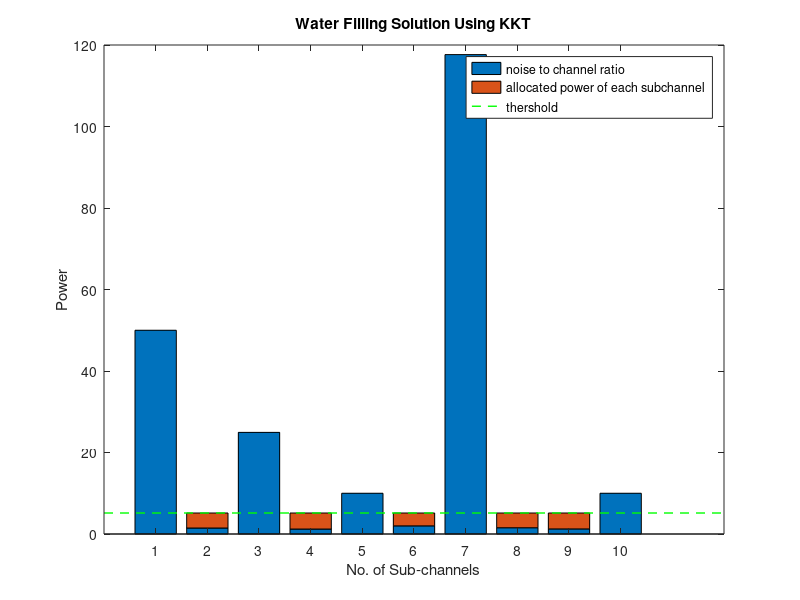

Write MATLAB code to recreate this figure.
clear all;clc;close all;

%% Basic Parameters
lambda = 0.28;
N_c = 10;
N_0 = 1;
h = [.1 + .1i, .2 + .8i, .01 + .2i, .1 + .9i, .3 + .1i, .1 + .7i, .09 + .02i, .1 + .8i, .4 + .8i, .1 + .3i];
abs_h_square = abs(h).^2;

%% Power allocation based on KKT Condition
P_n = 1/(lambda * log(2)) - N_0./abs_h_square;

% Setting elements of P_n less than 0 to 0
P_n(P_n < 0) = 0;

%% Plotting the optimal power allocations
carrierNoise = N_0 ./ abs_h_square;
carrierpower = P_n;
bar([carrierNoise; carrierpower].', 'stacked');

% Add a baseline
thershold = 1./ (lambda* log(2));
line(xlim, [thershold thershold], 'Color', 'g', 'LineStyle', '--','LineWidth', 1);
hold off; % Release the hold state
title('Water Filling Solution Using KKT');
legend('noise to channel ratio', 'allocated power of each subchannel','thershold');
ylabel('Power');
xlabel('No. of Sub-channels');
saveas(gcf, 'Ex2.png', 'png');
